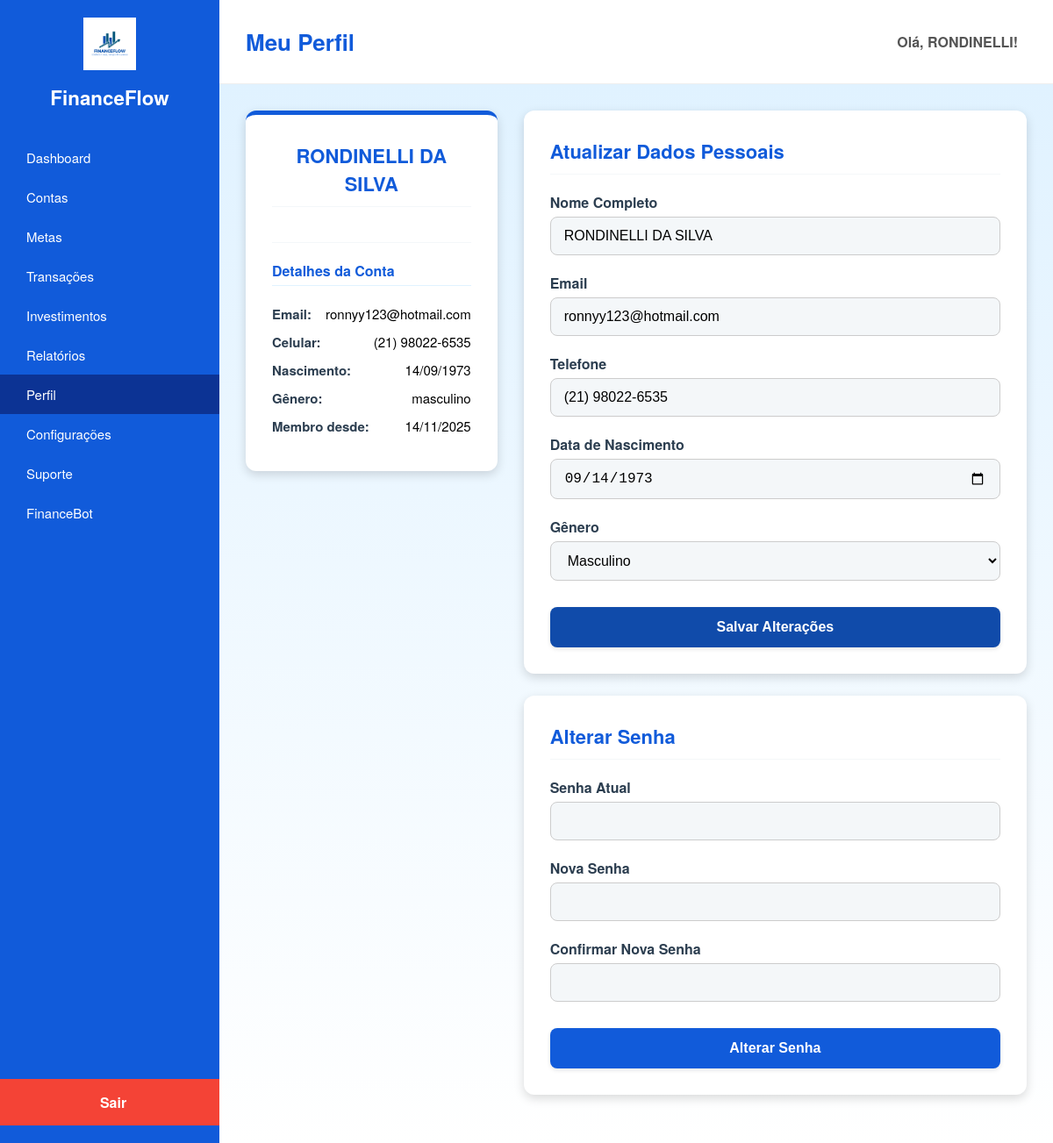
Page /views/profile.php (signed in) on the committed database.
### tables this page shows
CREATE TABLE `users` (
  `id` int(11) NOT NULL,
  `full_name` varchar(255) NOT NULL,
  `email` varchar(255) NOT NULL,
  `password_hash` varchar(255) NOT NULL,
  `date_of_birth` date DEFAULT NULL,
  `gender` enum('feminino','masculino','outros') DEFAULT NULL,
  `created_at` datetime DEFAULT current_timestamp(),
  `phone_number` varchar(20) DEFAULT NULL,
  `last_login` timestamp NULL DEFAULT NULL,
  `status` enum('ativo','inativo','bloqueado') DEFAULT 'ativo',
  `role` enum('usuario','admin') DEFAULT 'usuario',
  `password_reset_token` varchar(255) DEFAULT NULL,
  `token_expires` datetime DEFAULT NULL,
  `is_2fa_enabled` tinyint(4) NOT NULL DEFAULT 1
);

### views/profile.php (the view, shortened to what this page needs)
<?php
require_once __DIR__ . '/../includes/config.php';
$user_id = $_SESSION["id"];
$full_name = $email = $dateOfBirth = $gender = $phone_number = $date_created = "";
$sql_select = "SELECT full_name, email, date_of_birth, gender, phone_number, created_at FROM users WHERE id = ?";
if ($stmt_select = $conn->prepare($sql_select)) {
    $stmt_select->bind_param("i", $user_id);
    if ($stmt_select->execute()) {
        $stmt_select->bind_result($full_name, $email, $dateOfBirth, $gender, $phone_number, $date_created);
    }
} else {
    $profile_err = "Erro ao buscar dados do perfil. Tente novamente mais tarde.";
}
$primeiro_nome = explode(' ', $_SESSION["full_name"])[0];
?>
<!DOCTYPE html>
<html lang="pt-br">
<head>
    <link rel="stylesheet" href="../public/css/dashboard-styles.css">
    <link rel="stylesheet" href="../public/css/profile-styles.css">
    <link href="https://unpkg.com/ionicons@5.5.2/dist/css/ionicons.min.css" rel="stylesheet">
</head>
<body>
    <div class="web-layout-container">
        <nav class="sidebar">
            <div class="sidebar-header">
                <img src="../public/assets/logofianceflow.png" alt="Logo" class="sidebar-logo">
                <h3>FinanceFlow</h3>
            </div>
            <ul class="sidebar-menu">
                <li><a href="dashboard.php" class="menu-item"><ion-icon name="stats-chart-outline"></ion-icon> Dashboard</a></li>
                <li><a href="accounts.php" class="menu-item"><ion-icon name="wallet-outline"></ion-icon> Contas</a></li>
                <li><a href="metas.php" class="menu-item"><ion-icon name="ribbon-outline"></ion-icon> Metas</a></li>
                <li><a href="transacoes.php" class="menu-item"><ion-icon name="swap-horizontal-outline"></ion-icon> Transações</a></li>
                <li><a href="investimentos.php" class="menu-item"><ion-icon name="cash-outline"></ion-icon> Investimentos</a></li>
                <li><a href="reports.php" class="menu-item"><ion-icon name="document-text-outline"></ion-icon> Relatórios</a></li>
                <li><a href="profile.php" class="menu-item active"><ion-icon name="person-circle-outline"></ion-icon> Perfil</a></li>
                <li><a href="settings.php" class="menu-item"><ion-icon name="settings-outline"></ion-icon> Configurações</a></li>
                <li><a href="support.php" class="menu-item"><ion-icon name="help-circle-outline"></ion-icon> Suporte</a></li>
                <li><a href="bot.php" class="menu-item"><ion-icon name="robot-outline"></ion-icon> FinanceBot</a></li>
            </ul>
            <a href="logout.php" class="btn-logout"><ion-icon name="log-out-outline"></ion-icon> Sair</a>
        </nav>
        <main class="main-area">
            <header class="desktop-header">
                <h1>Meu Perfil</h1>
                <div class="user-widget">
                    <p>Olá, <?php echo htmlspecialchars($primeiro_nome); ?>!</p>
                </div>
            </header>
            <div class="page-content">
                <div class="profile-info-column">
                    <div class="profile-card profile-details-card">
                        <div class="profile-picture-section">
                            <h2><?php echo htmlspecialchars($full_name); ?></h2>
                        </div>
                        <div class="detail-group">
                            <h4>Detalhes da Conta</h4>
                            <p><strong>Email:</strong> <?php echo htmlspecialchars($email); ?></p>
                            <p><strong>Celular:</strong> <?php echo htmlspecialchars($phone_number); ?></p>
                            <p><strong>Nascimento:</strong> <?php echo date('d/m/Y', strtotime($dateOfBirth)); ?></p>
                            <p><strong>Gênero:</strong> <?php echo htmlspecialchars($gender); ?></p>
                            <p><strong>Membro desde:</strong> <?php echo date('d/m/Y', strtotime($date_created)); ?></p>
                        </div>
                    </div>
                </div>
                <div class="profile-form-column">
                    <div class="profile-card">
                        <h2>Atualizar Dados Pessoais</h2>
                        <form action="profile.php" method="post" class="profile-form">
                            <label for="full_name">Nome Completo</label>
                            <input type="text" id="full_name" name="full_name" value="<?php echo htmlspecialchars($full_name); ?>" required>
                            <label for="email">Email</label>
                            <input type="email" id="email" name="email" value="<?php echo htmlspecialchars($email); ?>" required>
                            <label for="phone_number">Telefone</label>
                            <input type="tel" id="phone_number" name="phone_number" value="<?php echo htmlspecialchars($phone_number); ?>" placeholder="(99) 99999-9999">
                            <label for="dateOfBirth">Data de Nascimento</label>
                            <input type="date" id="dateOfBirth" name="dateOfBirth" value="<?php echo htmlspecialchars($dateOfBirth); ?>" required>
                            <label for="gender">Gênero</label>
                            <select id="gender" name="gender" required>
                                <option value="masculino" <?php echo ($gender == 'masculino' ? 'selected' : ''); ?>>Masculino</option>
                            </select>
                            <button type="submit" class="btn-save-profile">Salvar Alterações</button>
                        </form>
                    </div>
                    <div class="profile-card">
                        <h2>Alterar Senha</h2>
                        <form action="profile.php" method="post" class="profile-form">
                            <label for="current_password">Senha Atual</label>
                            <input type="password" id="current_password" name="current_password" required>
                            <label for="new_password">Nova Senha</label>
                            <input type="password" id="new_password" name="new_password" required>
                            <label for="confirm_password">Confirmar Nova Senha</label>
                            <input type="password" id="confirm_password" name="confirm_password" required>
                            <button type="submit" class="btn-change-password">Alterar Senha</button>
                        </form>
                    </div>
                </div>
            </div>
        </main>
    </div>
</body>
</html>

### public/css/dashboard-styles.css (style rules this page uses)
body { background-color: #f0f0f0; font-family: 'Helvetica Neue', Arial, sans-serif; margin: 0; }
.web-layout-container { display: flex; min-height: 100vh; }
.sidebar { width: 250px; min-width: 250px; background-color: #115bda; color: white; padding: 20px 0; box-shadow: 4px 0 10px rgba(0, 0, 0, 0.1); display: flex; flex-direction: column; justify-content: space-between; overflow-y: auto; }
.sidebar-header { text-align: center; margin-bottom: 30px; padding: 0 20px; }
.sidebar-logo { width: 60px; height: auto; margin-bottom: 10px; }
.sidebar-header h3 { margin: 0; font-size: 1.4em; }
.sidebar-menu { list-style: none; padding: 0; margin: 0; flex-grow: 1; }
.sidebar-menu li a { display: flex; align-items: center; padding: 12px 20px; text-decoration: none; color: white; font-size: 15px; transition: background-color 0.2s; }
.sidebar-menu li a:hover, .sidebar-menu li a.active { background-color: #0c3394; }
.btn-logout { display: flex; align-items: center; justify-content: center; padding: 15px 20px; margin-top: 20px; text-align: center; text-decoration: none; color: white; background-color: #f44336; font-weight: bold; transition: background-color 0.2s; }
.main-area { flex-grow: 1; background-color: #ffffff; overflow-y: auto; }
.desktop-header { padding: 20px 30px; background-color: #fff; border-bottom: 1px solid #eee; display: flex; justify-content: space-between; align-items: center; position: sticky; top: 0; z-index: 10; }
.desktop-header h1 { margin: 0; color: #115bda; font-size: 26px; }
.user-widget { display: flex; align-items: center; color: #555; font-size: 16px; font-weight: bold; }

### public/css/profile-styles.css (style rules this page uses)
:root { --primary-blue: #115bda; --accent-blue-cta: #104baa; --background-blue: #e0f2ff; --tech-panel-bg: #f4f7f9; --text-dark: #2c3e50; --text-light: #555; --accent-green: #10dc60; }
.page-content { padding: 30px; background: linear-gradient(to bottom, var(--background-blue), #ffffff); min-height: calc(100vh - 72px); display: grid; grid-template-columns: 1fr 2fr; gap: 30px; max-width: 1200px; margin: 0 auto; }
.profile-card { background-color: #ffffff; padding: 30px; border-radius: 12px; box-shadow: 0 4px 12px rgba(0, 0, 0, 0.15); margin-bottom: 25px; transition: transform 0.2s; }
.profile-info-column { grid-column: 1 / 2; }
.profile-details-card { text-align: center; border-top: 5px solid var(--primary-blue); }
.profile-picture-section { padding-bottom: 20px; margin-bottom: 20px; border-bottom: 1px solid var(--tech-panel-bg); }
.profile-details-card h2 { margin: 5px 0 0 0; color: var(--text-dark); font-weight: 700; }
.detail-group { text-align: left; }
.detail-group h4 { color: var(--primary-blue); border-bottom: 1px solid var(--background-blue); padding-bottom: 5px; margin-top: 15px; font-size: 1em; }
.detail-group p { margin: 10px 0; font-size: 15px; display: flex; justify-content: space-between; }
.detail-group strong { font-weight: 600; color: var(--text-dark); }
.profile-form-column { grid-column: 2 / 3; }
.profile-card h2 { color: var(--primary-blue); font-size: 22px; margin-top: 0; margin-bottom: 20px; border-bottom: 1px solid var(--tech-panel-bg); padding-bottom: 10px; }
.profile-form label { display: block; font-weight: 600; margin-bottom: 5px; color: var(--text-dark); }
.profile-form input[type="text"], .profile-form input[type="email"], .profile-form input[type="password"], .profile-form input[type="date"], .profile-form input[type="tel"], .profile-form select { width: 100%; padding: 12px 15px; margin-bottom: 20px; border: 1px solid #ccc; border-radius: 8px; box-sizing: border-box; background-color: var(--tech-panel-bg); font-size: 16px; transition: border-color 0.2s, box-shadow 0.2s; }
.btn-save-profile, .btn-change-password { width: 100%; padding: 14px; border: none; border-radius: 8px; font-size: 16px; font-weight: bold; cursor: pointer; transition: background-color 0.3s ease; margin-top: 10px; box-shadow: 0 2px 5px rgba(0, 0, 0, 0.1); }
.btn-save-profile { background-color: var(--accent-blue-cta); color: white; }
.btn-change-password { background-color: var(--primary-blue); color: white; }

### rows in the picture
users: full_name "RONDINELLI DA SILVA", email "ronnyy123@hotmail.com", phone_number "(21) 98022-6535", date_of_birth "14/09/1973", gender "masculino", created_at "14/11/2025", dateOfBirth "09/14/1973", gender "Masculino"

### other values in the picture
$primeiro_nome "RONDINELLI"
